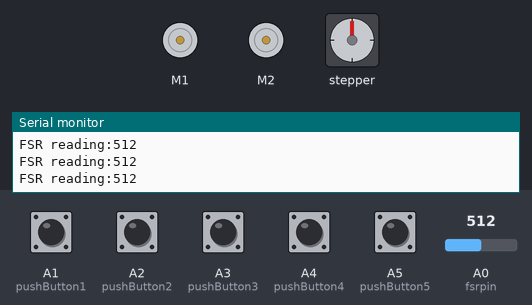
Bench run of a sketch on a simulated Arduino Uno, built with avr-gcc and run on an emulated ATmega328P. Shown: 2 × DC motor (green arrow = forward, orange = backward, longer = faster), stepper motor, the last lines printed to the serial monitor. The test bench sets the inputs (shaded band); at power-on: A1 (pushButton1), A2 (pushButton2), A3 (pushButton3), A4 (pushButton4), A5 (pushButton5) HIGH, A0 (fsrpin) = 512. Stepper angles assume 2038 steps per turn.

Above: at 1.3 s.
1.4 s: A2 (pushButton2) pulled LOW for 1 s
At 1.9 s:
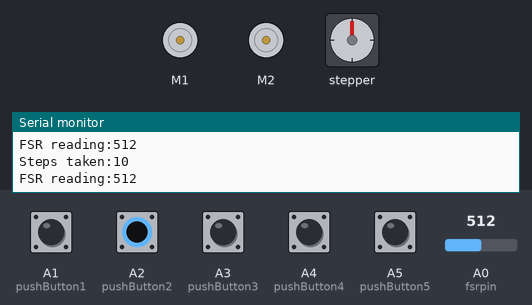
3.9 s: A1 (pushButton1) pulled LOW for 0.6 s
At 4.8 s:
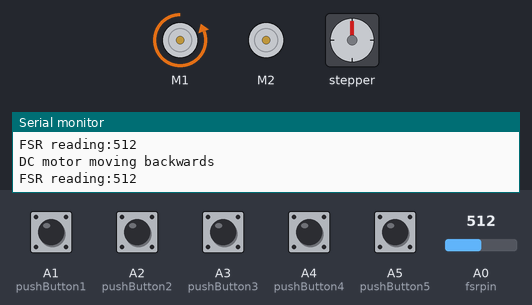
6.5 s: A3 (pushButton3) pulled LOW for 0.6 s
At 7.3 s:
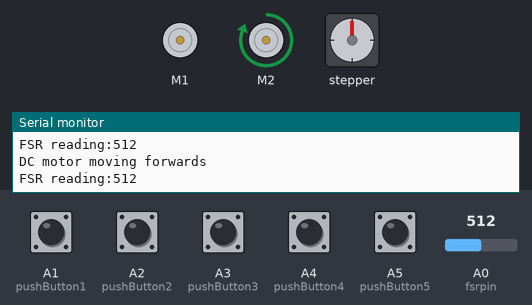
9.0 s: A4 (pushButton4) pulled LOW for 0.6 s
At 9.4 s:
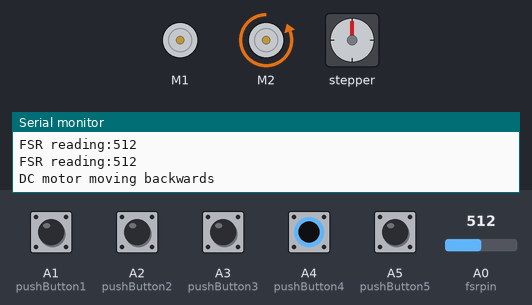
11.5 s: A5 (pushButton5) pulled LOW for 0.6 s
At 12.3 s:
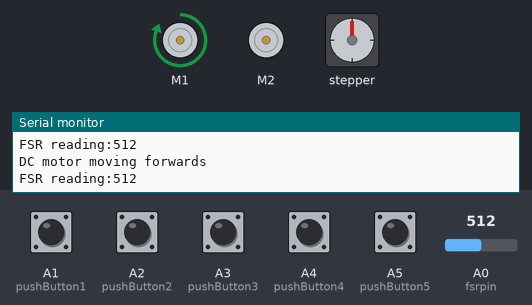
14.0 s: A1 (pushButton1) driven LOW and A2 (pushButton2) driven LOW and A3 (pushButton3) driven LOW and A4 (pushButton4) driven LOW and A5 (pushButton5) driven LOW
At 16.2 s:
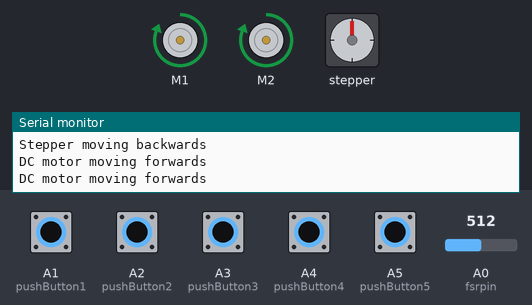
Timing chart, 0 to 18.1 s (numbered marks = the images above; inputs shaded):
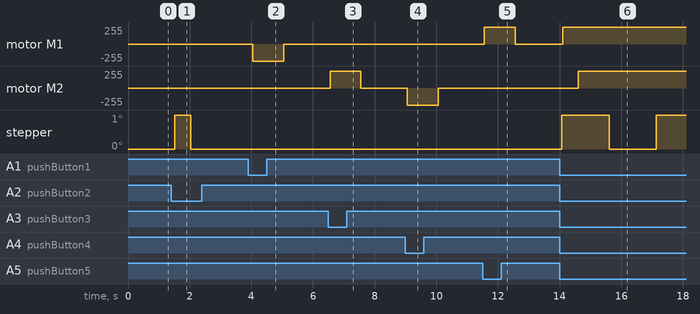

Measured:
- after the input at 1.4 s, stepper: goes 1° 0.53 s, then 0°, starting after 0.11 s
- after the input at 3.9 s, motor M1: stopped → backward 255/255 after 0.15 s, → stopped 1.0 s later
- after the input at 6.5 s, motor M2: stopped → forward 255/255 after 0.06 s, → stopped 1.0 s later
- after the input at 9.0 s, motor M2: stopped → backward 255/255 after 0.06 s, → stopped 1.0 s later
- after the input at 11.5 s, motor M1: stopped → forward 255/255 after 0.06 s, → stopped 1.0 s later
- after the input at 14.0 s, motor M1: stopped → forward 255/255 after 0.10 s; motor M2: stopped → forward 255/255 after 0.60 s; stepper: goes 1° 1.5 s, 0° 1.5 s, then 1°, starting after 0.07 s

The sketch:

TestProgram.ino
```cpp
#include <AFMotor.h>

// Define the analog pins used by the FSR and push buttons
#define fsrpin A0
#define pushButton1 A1
#define pushButton2 A2
#define pushButton3 A3
#define pushButton4 A4
#define pushButton5 A5

// Define booleans to store the states of the push buttons and test variables
boolean pushButtonState1 = HIGH;
boolean pushButtonState2 = HIGH;
boolean pushButtonState3 = HIGH;
boolean pushButtonState4 = HIGH;
boolean pushButtonState5 = HIGH;
boolean test;
boolean stepperForwards = true;

//Define variable to store FSR readings and the number of steps taken
int fsrreading;
int steps = 0;

// Connect a stepper motor with 2038 steps per revolution to motor port #2 (M3 and M4)
AF_Stepper stepperMotor(2038, 2);

// Connect the DC motor to M1 on the motor control board
AF_DCMotor DCmotor(1, MOTOR12_1KHZ);

// Connect the DC motor to M2 on the motor control board
AF_DCMotor DCmotor2(2, MOTOR12_1KHZ);


void setup() {
  // Begin serial communication at a baud rate of 9600
  Serial.begin(9600);

  // Set up serial communication to print things to the serial monitor at 9600 bps
  // and print an initial statement
  Serial.begin (9600);
  Serial.println("Motor test!");

  // Start the motor off still
  DCmotor.run(RELEASE);
  DCmotor2.run(RELEASE);

  // Set the pushButton to being input, with a pullup resistor connected
  pinMode(pushButton1, INPUT_PULLUP);
  pinMode(pushButton2, INPUT_PULLUP);
  pinMode(pushButton3, INPUT_PULLUP);
  pinMode(pushButton4, INPUT_PULLUP);
  pinMode(pushButton5, INPUT_PULLUP);

  // Set the motor speed in rpm - generally, anything more than 25 is too fast for the
  // motor to run smoothly
  Serial.println("Stepper test!");
  stepperMotor.setSpeed(15);

  // Start the DC motor off still and set the speed
  DCmotor.run(RELEASE);
  DCmotor.setSpeed(255);

  DCmotor2.run(RELEASE);
  DCmotor2.setSpeed(255);
}

void loop() {
  // put your main code here, to run repeatedly:

  // Read the FSR pin and store the output as fsrreading
  fsrreading = analogRead(fsrpin);

  // Print the fsrreading
  Serial.print("FSR reading:");
  Serial.println(fsrreading);

  // Wait 500 milliseconds before starting the void loop over again
  delay(500);

// Read the state of the three push buttons
  pushButtonState1=digitalRead(pushButton1);
  pushButtonState2=digitalRead(pushButton2);
  pushButtonState3=digitalRead(pushButton3);
  pushButtonState4=digitalRead(pushButton4);
  pushButtonState5=digitalRead(pushButton5);

  // Turn the stepper forwards until the FSR detects any pressure
  if (pushButtonState2==LOW && stepperForwards==true){
    test = true; // Set test to true for the while loop to run
    Serial.println("Stepper moving forwards");
    while (test==true){
      stepperMotor.step(10, FORWARD, DOUBLE); // Take 10 steps then add 10 to the steps variable
      steps += 10;
      fsrreading = analogRead(fsrpin);
      if (fsrreading > 200){
        Serial.println("Stepper stopped");
        Serial.print("FSR reading:");
        Serial.println(fsrreading);
        Serial.print("Steps taken:");
        Serial.println(steps);
        test = false; // Stop the while loop now that enough pressure has been detected
        stepperForwards = false; // Tell the sketch to skip to the backwards loop until the button has been pressed again
      }
    }
  }
  else if (pushButtonState2==LOW){
    Serial.println("Stepper moving backwards");
    stepperMotor.step(steps, BACKWARD, DOUBLE);
    stepperForwards = true;
    steps = 0;

    // This next function is important as it stops current from going through the stepper motor when you don't need the motor
    // to hold its position. This should be included any time you don't need the stepper to remain fixed.
    stepperMotor.release();
  }

  // Turn the DC motor forwards or backwards depending on which button is pressed
  if (pushButtonState5==LOW){
    Serial.println("DC motor moving forwards");
    DCmotor.run(FORWARD);
    delay(500);
  }
  else if (pushButtonState1==LOW){
    Serial.println("DC motor moving backwards");
    DCmotor.run(BACKWARD);
    delay(500);
  }
  else{
    DCmotor.run(RELEASE);
  }

  // Turn the DC motor forwards or backwards depending on which button is pressed
  if (pushButtonState3==LOW){
    Serial.println("DC motor moving forwards");
    DCmotor2.run(FORWARD);
    delay(500);
  }
  else if (pushButtonState4==LOW){
    Serial.println("DC motor moving backwards");
    DCmotor2.run(BACKWARD);
    delay(500);
  }
  else{
    DCmotor2.run(RELEASE);
  }

}
```
